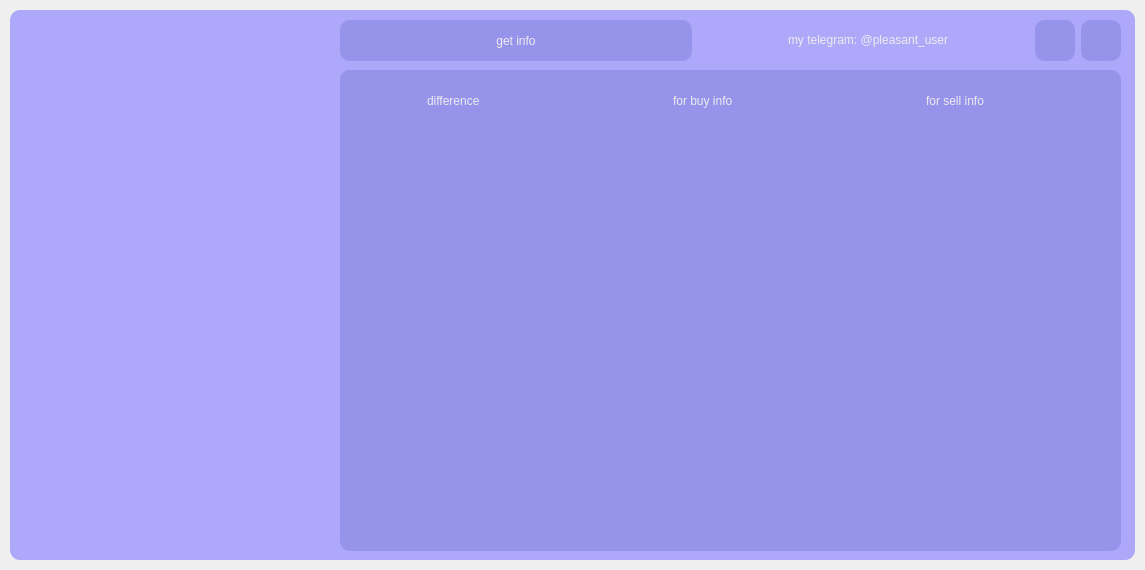
<?xml version="1.0" encoding="UTF-8"?>
<ui version="4.0">
 <class>MainWindow</class>
 <widget class="QMainWindow" name="MainWindow">
  <property name="geometry">
   <rect>
    <x>0</x>
    <y>0</y>
    <width>1145</width>
    <height>570</height>
   </rect>
  </property>
  <property name="minimumSize">
   <size>
    <width>1</width>
    <height>1</height>
   </size>
  </property>
  <property name="maximumSize">
   <size>
    <width>2000</width>
    <height>1000</height>
   </size>
  </property>
  <property name="windowTitle">
   <string>my_soul</string>
  </property>
  <property name="windowIcon">
   <iconset>
    <normaloff>:/icons/icons/diamond_final.png</normaloff>:/icons/icons/diamond_final.png</iconset>
  </property>
  <property name="autoFillBackground">
   <bool>false</bool>
  </property>
  <property name="styleSheet">
   <string notr="true">QWidget{
color: rgb(237, 235, 237);
font: 21pt &quot;MS Serif&quot;;
}

QFrame {
background-color: rgb(174, 168, 251);
border-radius: 10px;
}

QLabel {
background-color: transparent;
}

QPushButton{
	border: none;
	background-color:  rgb(150, 147, 235);
	/*border: 3px solid;*/
	border-radius: 10px;
	border-color: rgb(237, 235, 237);
}

QPushButton:hover{
	background-color:  rgb(124, 126, 208);
}

QPushButton:pressed{
	background-color:  rgb(174, 168, 251);
}



                                                 /* ScrollBar */

 QScrollBar:vertical {
	border: none;
    width: 14px;
    margin: 15px 0 15px 0;
 }

/*  HANDLE BAR VERTICAL */
QScrollBar::handle:vertical {	
	background-color:  rgb(124, 126, 208);
	min-height: 30px;
	border-radius: 6px;
}

/* BTN TOP - SCROLLBAR */
QScrollBar::sub-line:vertical {
	border: none;
	background-color: transparent;
}

/* BTN BOTTOM - SCROLLBAR */
QScrollBar::add-line:vertical {
	border: none;
	background-color: transparent;
}

/* RESET ARROW */
QScrollBar::up-arrow:vertical, QScrollBar::down-arrow:vertical {
	background: none;
}
QScrollBar::add-page:vertical, QScrollBar::sub-page:vertical {
	background: none;
}
</string>
  </property>
  <property name="locale">
   <locale language="English" country="UnitedStates"/>
  </property>
  <property name="iconSize">
   <size>
    <width>32</width>
    <height>32</height>
   </size>
  </property>
  <widget class="QWidget" name="centralwidget">
   <property name="styleSheet">
    <string notr="true"/>
   </property>
   <property name="locale">
    <locale language="English" country="UnitedStates"/>
   </property>
   <layout class="QVBoxLayout" name="main_window_layout">
    <property name="spacing">
     <number>3</number>
    </property>
    <property name="leftMargin">
     <number>10</number>
    </property>
    <property name="topMargin">
     <number>10</number>
    </property>
    <property name="rightMargin">
     <number>10</number>
    </property>
    <property name="bottomMargin">
     <number>10</number>
    </property>
    <item>
     <widget class="QFrame" name="background_frame">
      <property name="styleSheet">
       <string notr="true"/>
      </property>
      <property name="frameShape">
       <enum>QFrame::NoFrame</enum>
      </property>
      <property name="frameShadow">
       <enum>QFrame::Raised</enum>
      </property>
      <widget class="QLabel" name="my_logo">
       <property name="geometry">
        <rect>
         <x>-30</x>
         <y>140</y>
         <width>371</width>
         <height>221</height>
        </rect>
       </property>
       <property name="sizePolicy">
        <sizepolicy hsizetype="Minimum" vsizetype="Minimum">
         <horstretch>0</horstretch>
         <verstretch>0</verstretch>
        </sizepolicy>
       </property>
       <property name="styleSheet">
        <string notr="true">image: url(:/icons/pixel_logo.png);</string>
       </property>
       <property name="text">
        <string/>
       </property>
      </widget>
      <widget class="QLabel" name="cloud_1">
       <property name="geometry">
        <rect>
         <x>10</x>
         <y>490</y>
         <width>151</width>
         <height>101</height>
        </rect>
       </property>
       <property name="styleSheet">
        <string notr="true">image: url(:/icons/cloud_1.png);</string>
       </property>
       <property name="frameShape">
        <enum>QFrame::NoFrame</enum>
       </property>
       <property name="text">
        <string/>
       </property>
      </widget>
      <widget class="QLabel" name="cloud_3">
       <property name="geometry">
        <rect>
         <x>-20</x>
         <y>-10</y>
         <width>121</width>
         <height>81</height>
        </rect>
       </property>
       <property name="styleSheet">
        <string notr="true">image: url(:/icons/cloud_1.png);</string>
       </property>
       <property name="frameShape">
        <enum>QFrame::NoFrame</enum>
       </property>
       <property name="text">
        <string/>
       </property>
      </widget>
      <widget class="QLabel" name="cloud_4">
       <property name="geometry">
        <rect>
         <x>250</x>
         <y>20</y>
         <width>151</width>
         <height>101</height>
        </rect>
       </property>
       <property name="styleSheet">
        <string notr="true">image: url(:/icons/cloud_1.png);</string>
       </property>
       <property name="frameShape">
        <enum>QFrame::NoFrame</enum>
       </property>
       <property name="text">
        <string/>
       </property>
      </widget>
      <widget class="QLabel" name="cloud_5">
       <property name="geometry">
        <rect>
         <x>220</x>
         <y>350</y>
         <width>151</width>
         <height>101</height>
        </rect>
       </property>
       <property name="styleSheet">
        <string notr="true">image: url(:/icons/cloud_2.png);</string>
       </property>
       <property name="frameShape">
        <enum>QFrame::NoFrame</enum>
       </property>
       <property name="text">
        <string/>
       </property>
      </widget>
      <widget class="QLabel" name="cloud_6">
       <property name="geometry">
        <rect>
         <x>890</x>
         <y>20</y>
         <width>131</width>
         <height>91</height>
        </rect>
       </property>
       <property name="styleSheet">
        <string notr="true">image: url(:/icons/cloud_1.png);</string>
       </property>
       <property name="frameShape">
        <enum>QFrame::NoFrame</enum>
       </property>
       <property name="text">
        <string/>
       </property>
      </widget>
      <widget class="QLabel" name="cloud_7">
       <property name="geometry">
        <rect>
         <x>400</x>
         <y>490</y>
         <width>151</width>
         <height>101</height>
        </rect>
       </property>
       <property name="styleSheet">
        <string notr="true">image: url(:/icons/cloud_1.png);</string>
       </property>
       <property name="frameShape">
        <enum>QFrame::NoFrame</enum>
       </property>
       <property name="text">
        <string/>
       </property>
      </widget>
      <widget class="QLabel" name="cloud_8">
       <property name="geometry">
        <rect>
         <x>1050</x>
         <y>170</y>
         <width>151</width>
         <height>101</height>
        </rect>
       </property>
       <property name="styleSheet">
        <string notr="true">image: url(:/icons/cloud_2.png);</string>
       </property>
       <property name="frameShape">
        <enum>QFrame::NoFrame</enum>
       </property>
       <property name="text">
        <string/>
       </property>
      </widget>
      <widget class="QLabel" name="cloud_9">
       <property name="geometry">
        <rect>
         <x>870</x>
         <y>490</y>
         <width>151</width>
         <height>101</height>
        </rect>
       </property>
       <property name="styleSheet">
        <string notr="true">image: url(:/icons/cloud_2.png);</string>
       </property>
       <property name="frameShape">
        <enum>QFrame::NoFrame</enum>
       </property>
       <property name="text">
        <string/>
       </property>
      </widget>
      <widget class="QFrame" name="info_table">
       <property name="geometry">
        <rect>
         <x>330</x>
         <y>60</y>
         <width>781</width>
         <height>481</height>
        </rect>
       </property>
       <property name="styleSheet">
        <string notr="true">/*background-color: rgb(174, 168, 251);*/
background-color:  rgb(150, 147, 235);
/* border: 4px solid;*/
border-color: rgb(255, 255, 255);</string>
       </property>
       <property name="frameShape">
        <enum>QFrame::StyledPanel</enum>
       </property>
       <property name="frameShadow">
        <enum>QFrame::Raised</enum>
       </property>
       <widget class="QScrollArea" name="scrollArea">
        <property name="geometry">
         <rect>
          <x>9</x>
          <y>59</y>
          <width>761</width>
          <height>411</height>
         </rect>
        </property>
        <property name="styleSheet">
         <string notr="true"/>
        </property>
        <property name="widgetResizable">
         <bool>true</bool>
        </property>
        <widget class="QWidget" name="scrollAreaWidgetContents">
         <property name="geometry">
          <rect>
           <x>0</x>
           <y>0</y>
           <width>761</width>
           <height>411</height>
          </rect>
         </property>
         <layout class="QGridLayout" name="gridLayout">
          <item row="2" column="0" colspan="2">
           <layout class="QVBoxLayout" name="for_all_info">
            <property name="sizeConstraint">
             <enum>QLayout::SetMinAndMaxSize</enum>
            </property>
           </layout>
          </item>
         </layout>
        </widget>
       </widget>
       <widget class="QWidget" name="horizontalLayoutWidget_2">
        <property name="geometry">
         <rect>
          <x>20</x>
          <y>10</y>
          <width>741</width>
          <height>41</height>
         </rect>
        </property>
        <layout class="QHBoxLayout" name="horizontalLayout">
         <item>
          <widget class="QLabel" name="label">
           <property name="sizePolicy">
            <sizepolicy hsizetype="Fixed" vsizetype="Preferred">
             <horstretch>0</horstretch>
             <verstretch>0</verstretch>
            </sizepolicy>
           </property>
           <property name="text">
            <string>difference</string>
           </property>
          </widget>
         </item>
         <item>
          <spacer name="horizontalSpacer_4">
           <property name="orientation">
            <enum>Qt::Horizontal</enum>
           </property>
           <property name="sizeType">
            <enum>QSizePolicy::Fixed</enum>
           </property>
           <property name="sizeHint" stdset="0">
            <size>
             <width>120</width>
             <height>20</height>
            </size>
           </property>
          </spacer>
         </item>
         <item>
          <widget class="QLabel" name="label_2">
           <property name="sizePolicy">
            <sizepolicy hsizetype="Fixed" vsizetype="Preferred">
             <horstretch>0</horstretch>
             <verstretch>0</verstretch>
            </sizepolicy>
           </property>
           <property name="text">
            <string>for buy info</string>
           </property>
          </widget>
         </item>
         <item>
          <spacer name="horizontalSpacer_5">
           <property name="orientation">
            <enum>Qt::Horizontal</enum>
           </property>
           <property name="sizeType">
            <enum>QSizePolicy::Fixed</enum>
           </property>
           <property name="sizeHint" stdset="0">
            <size>
             <width>120</width>
             <height>20</height>
            </size>
           </property>
          </spacer>
         </item>
         <item>
          <widget class="QLabel" name="label_3">
           <property name="sizePolicy">
            <sizepolicy hsizetype="Fixed" vsizetype="Preferred">
             <horstretch>0</horstretch>
             <verstretch>0</verstretch>
            </sizepolicy>
           </property>
           <property name="text">
            <string>for sell info</string>
           </property>
          </widget>
         </item>
         <item>
          <spacer name="horizontalSpacer_6">
           <property name="orientation">
            <enum>Qt::Horizontal</enum>
           </property>
           <property name="sizeType">
            <enum>QSizePolicy::Fixed</enum>
           </property>
           <property name="sizeHint" stdset="0">
            <size>
             <width>50</width>
             <height>20</height>
            </size>
           </property>
          </spacer>
         </item>
        </layout>
       </widget>
      </widget>
      <widget class="QWidget" name="horizontalLayoutWidget">
       <property name="geometry">
        <rect>
         <x>330</x>
         <y>10</y>
         <width>781</width>
         <height>41</height>
        </rect>
       </property>
       <layout class="QHBoxLayout" name="top_panel">
        <item>
         <widget class="QPushButton" name="get_info">
          <property name="enabled">
           <bool>true</bool>
          </property>
          <property name="sizePolicy">
           <sizepolicy hsizetype="Preferred" vsizetype="Preferred">
            <horstretch>0</horstretch>
            <verstretch>0</verstretch>
           </sizepolicy>
          </property>
          <property name="layoutDirection">
           <enum>Qt::LeftToRight</enum>
          </property>
          <property name="styleSheet">
           <string notr="true"/>
          </property>
          <property name="text">
           <string>get info</string>
          </property>
         </widget>
        </item>
        <item>
         <spacer name="horizontalSpacer_2">
          <property name="orientation">
           <enum>Qt::Horizontal</enum>
          </property>
          <property name="sizeType">
           <enum>QSizePolicy::Fixed</enum>
          </property>
          <property name="sizeHint" stdset="0">
           <size>
            <width>90</width>
            <height>20</height>
           </size>
          </property>
         </spacer>
        </item>
        <item>
         <widget class="QLabel" name="telegram_nickname">
          <property name="sizePolicy">
           <sizepolicy hsizetype="Fixed" vsizetype="Fixed">
            <horstretch>0</horstretch>
            <verstretch>0</verstretch>
           </sizepolicy>
          </property>
          <property name="layoutDirection">
           <enum>Qt::LeftToRight</enum>
          </property>
          <property name="locale">
           <locale language="English" country="UnitedStates"/>
          </property>
          <property name="text">
           <string>my telegram: @pleasant_user</string>
          </property>
         </widget>
        </item>
        <item>
         <spacer name="horizontalSpacer">
          <property name="orientation">
           <enum>Qt::Horizontal</enum>
          </property>
          <property name="sizeType">
           <enum>QSizePolicy::Fixed</enum>
          </property>
          <property name="sizeHint" stdset="0">
           <size>
            <width>80</width>
            <height>20</height>
           </size>
          </property>
         </spacer>
        </item>
        <item>
         <widget class="QPushButton" name="minimize">
          <property name="sizePolicy">
           <sizepolicy hsizetype="Fixed" vsizetype="Minimum">
            <horstretch>0</horstretch>
            <verstretch>0</verstretch>
           </sizepolicy>
          </property>
          <property name="minimumSize">
           <size>
            <width>40</width>
            <height>0</height>
           </size>
          </property>
          <property name="styleSheet">
           <string notr="true">image: url(:/icons/minimize_button.png);</string>
          </property>
          <property name="text">
           <string/>
          </property>
          <property name="icon">
           <iconset>
            <normaloff>:/icons/icons/minimize_button.png</normaloff>:/icons/icons/minimize_button.png</iconset>
          </property>
          <property name="iconSize">
           <size>
            <width>20</width>
            <height>20</height>
           </size>
          </property>
         </widget>
        </item>
        <item>
         <widget class="QPushButton" name="exit">
          <property name="sizePolicy">
           <sizepolicy hsizetype="Fixed" vsizetype="Minimum">
            <horstretch>0</horstretch>
            <verstretch>0</verstretch>
           </sizepolicy>
          </property>
          <property name="minimumSize">
           <size>
            <width>40</width>
            <height>0</height>
           </size>
          </property>
          <property name="styleSheet">
           <string notr="true">image: url(:/icons/close_button.png);</string>
          </property>
          <property name="text">
           <string/>
          </property>
          <property name="icon">
           <iconset>
            <normaloff>:/icons/icons/close_button.png</normaloff>:/icons/icons/close_button.png</iconset>
          </property>
          <property name="iconSize">
           <size>
            <width>20</width>
            <height>20</height>
           </size>
          </property>
         </widget>
        </item>
       </layout>
      </widget>
     </widget>
    </item>
   </layout>
  </widget>
 </widget>
 <resources>
  <include location="res.qrc"/>
 </resources>
 <connections/>
</ui>
